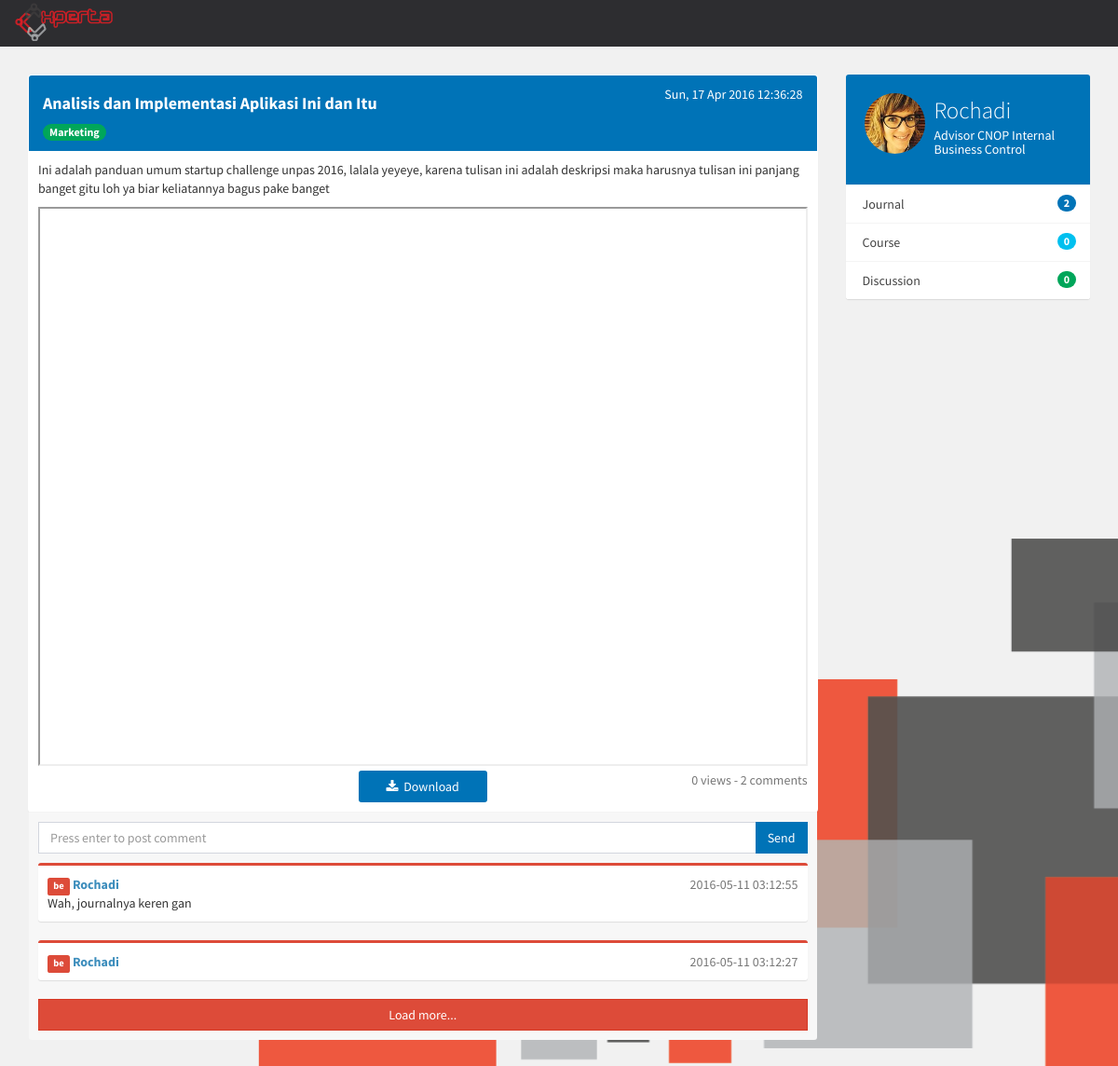
Screenshot of /journal/view/2 with the database file from the repository.
### tables this page shows
CREATE TABLE `journal` (
  `id_journal` int(11) NOT NULL,
  `id_user` int(11) NOT NULL,
  `id_directorate` int(11) NOT NULL,
  `title` varchar(100) NOT NULL,
  `description` text NOT NULL,
  `file` varchar(500) NOT NULL,
  `views` int(11) NOT NULL DEFAULT '0',
  `created_at` timestamp NOT NULL DEFAULT CURRENT_TIMESTAMP ON UPDATE CURRENT_TIMESTAMP,
  `status` int(11) NOT NULL DEFAULT '0'
);

CREATE TABLE `directorate` (
  `id_directorate` int(11) NOT NULL,
  `id_scope` int(11) NOT NULL,
  `directorate_name` varchar(100) NOT NULL
);

CREATE TABLE `journal_comment` (
  `id_comment` int(11) NOT NULL,
  `id_journal` int(11) NOT NULL,
  `id_user` int(11) NOT NULL,
  `content` text NOT NULL,
  `created_at` timestamp NULL DEFAULT CURRENT_TIMESTAMP
);

CREATE TABLE `profile` (
  `id_profile` int(11) NOT NULL,
  `NIK` varchar(50) NOT NULL,
  `id_user` int(11) NOT NULL,
  `fullname` varchar(255) NOT NULL,
  `birthdate` date DEFAULT NULL,
  `gender` enum('L','P') DEFAULT NULL,
  `id_expert` int(11) DEFAULT NULL,
  `point` int(11) NOT NULL DEFAULT '0',
  `be_file` varchar(500) DEFAULT NULL,
  `updated_at` timestamp NOT NULL DEFAULT CURRENT_TIMESTAMP ON UPDATE CURRENT_TIMESTAMP,
  `login` int(11) NOT NULL DEFAULT '0'
);

CREATE TABLE `expert` (
  `id_expert` int(11) NOT NULL,
  `id_directorate` int(11) NOT NULL,
  `expert_name` varchar(100) NOT NULL
);

### application/controllers/Journal.php (called while the page is built, shortened)
<?php
class Journal extends CI_Controller
{
	function __construct(){
			$this->load->model("Journal_model");
		}
	public function view($id_journal, $comment_page=1){
		$comment_page--;
		$data['journal'] = $this->Journal_model->viewjournal($id_journal);
		$data['title'] = $data['journal'][0]->title." | Journal";
		$data['comment'] = $this->Journal_model->getcomment($id_journal, $comment_page);
		$data['count'] = array(
						'journal' => $this->General_model->getjournalcount($data['journal'][0]->id_user),
						'course' => $this->General_model->getcoursecount($data['journal'][0]->id_user),
						'discussion' => $this->General_model->getdiscussioncount($data['journal'][0]->id_user)
						);
		$this->load->view('journal_view',$data);
	}
}

### index.php (called while the page is built, shortened)
<?php
require_once BASEPATH.'core/CodeIgniter.php';

### application/models/Journal_model.php (called while the page is built, shortened)
<?php
class Journal_model extends CI_Model
{
	function viewjournal($id){
		return $this->db->query("SELECT title, fullname, description, id_journal, user.id_user, expert_name, directorate_name, created_at, file, views
			FROM journal, directorate, user, profile, expert
			WHERE journal.id_directorate = directorate.id_directorate
				AND journal.id_journal = '$id'
				AND user.id_user = journal.id_user
				AND profile.id_expert = expert.id_expert
		")->result();
	}
	function getcomment($id,$page){
		return $this->db->query("SELECT * FROM journal_comment, user, profile, level
			WHERE journal_comment.id_journal = '$id'
				AND journal_comment.id_user = user.id_user
				AND user.id_user = profile.id_user
				AND user.id_level = level.id_level
			ORDER BY id_comment DESC
			LIMIT $page,15
			")->result();
	}
}

### application/views/journal_view.php (the view, shortened to what this page needs)
<?php include "header.php" ?>
	<div class="container">
		<div class="row">
			<div class="col-md-9 isi ">
              <div class="panel">
                <div class="panel-heading bg-blue">
                	<span class="pull-right"><?php echo date('D, d M Y H:i:s',strtotime($journal[0]->created_at)) ?></span>
                	<h4><strong><?php echo $journal[0]->title ?></strong></h4>
					<span class="badge bg-green"><?php echo $journal[0]->directorate_name ?></span>
                </div>
                <div class="box-body">
                  <p><?php echo $journal[0]->description ?></p>
                  <div class="clearfix">
                    <iframe width="100%" height="600px" border="0" src="<?php echo base_url('pdfjs/web/viewer.html?file='.base_url('uploads/'.$journal[0]->file)) ?>"></iframe>
                  </div>
                  <a class="btn bg-blue col-md-2 col-md-offset-5" href="<?php echo base_url('uploads/'.$journal[0]->file) ?>"><i class="fa fa-download"></i>&nbsp; Download</a>
                  <span class="pull-right text-muted"><?php echo $journal[0]->views ?> views - 2 comments</span>
                </div>
                <div class="box-footer col-md-12 komentar-badan">
                  <form action="<?php echo site_url('journal/post_comment/'.$journal[0]->id_journal) ?>" method="post">
                  	<div class="input-group send-comment">
                      <input type="text" name="content" class="form-control input-md" placeholder="Press enter to post comment">
                      <span class="input-group-btn">
                      	<button type="submit" class="btn btn-flat bg-blue">Send</button>
                      </span>
                  	</div>
                  </form>
                  <?php $i = 0; ?>
                  <?php foreach ($comment as $komentar): ?>
                    <?php if ($komentar->level_name == 'be'): ?>
                      <div class="comment-text komentar box box-danger">
                        <span class="username">
                          <span class="text-muted pull-right"><?php echo $komentar->created_at ?></span>
                          <small class="label bg-red">be</small>
                          <strong><a href=""> <?php echo $komentar->fullname ?></a></strong><br>
                        </span>
                        <?php echo $komentar->content ?>
                      </div>
                    <?php endif ?>
                    <?php $i++ ?>
                  <?php endforeach ?>
                  <?php if ($i): ?>
                    <button class="btn btn-danger btn-block btn-flat" id="load-comment">Load more...</button>
                  <?php endif ?>
                </div>
              </div>
			</div>
			<div class="col-md-3 isi">
              <div class="box box-widget widget-user-2">
                <div class="widget-user-header bg-blue">
                  <div class="widget-user-image">
                    <img class="img-circle" src="http://localhost/adminlte/dist/img/user7-128x128.jpg" alt="User Avatar">
                  </div>
                  <h3 class="widget-user-username">
                  	<a class="clearlink" href="<?php echo site_url('user/'.$journal[0]->id_user) ?>">
                  		<?php echo $journal[0]->fullname ?>
                  	</a>
                  </h3>
                  <h5 class="widget-user-desc"><?php echo $journal[0]->expert_name ?></h5>
                </div>
                <div class="box-footer no-padding">
                  <ul class="nav nav-stacked">
                    <li><a href="#">Journal <span class="pull-right badge bg-blue"><?php echo $count['journal'] ?></span></a></li>
                    <li><a href="#">Course <span class="pull-right badge bg-aqua"><?php echo $count['course'] ?></span></a></li>
                    <li><a href="#">Discussion <span class="pull-right badge bg-green"><?php echo $count['discussion'] ?></span></a></li>
                  </ul>
                </div>
              </div>
            </div>
		</div>
	</div>

### assets/css/main.css (style rules this page uses)
body { padding-top: 40px; padding-bottom: 40px; background-color: #ecf0f5; }
.full { background: url('../img/backimg.png') no-repeat center center fixed; -webkit-background-size: cover; -moz-background-size: cover; background-size: cover; -o-background-size: cover; }
.isi { margin-top: 40px; }
.komentar { padding: 10px !important; }
.komentar-badan { background-color: #f7f7f7 !important; }
.clearlink { color: #fff; }
.send-comment { margin-bottom: 10px; }

### rows the page displays
journal: created_at "Sun, 17 Apr 2016 12:36:28", title "Analisis dan Implementasi Aplikasi Ini dan Itu", description "Ini adalah panduan umum startup challenge unpas 2016, lalala yeyeye, karena tulisan ini adalah deskripsi maka harusnya tulisan ini panjang banget gitu loh ya biar keliatannya bagus pake banget", views "0"
directorate: directorate_name "Marketing"
journal_comment: created_at "2016-05-11 03:12:55", profile.fullname "Rochadi", content "Wah, journalnya keren gan"
journal_comment: created_at "2016-05-11 03:12:27", profile.fullname "Rochadi"
profile: fullname "Rochadi"
expert: expert_name "Advisor CNOP Internal Business Control"

### other values shown
$count['journal'] "2"
$count['course'] "0"
$count['discussion'] "0"
